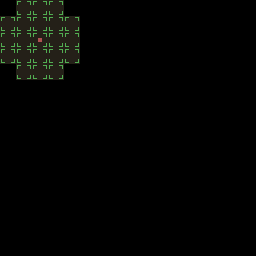

Rendered tile map (Tiled .tmx) drawn with the repository's tilesets; below, a short description and the map source with its tile grids summarised:
An orthogonal 16x16 tile map with 16x16 px tiles, 5 tile layers (input_dirt, input_dirt, output_dirt, regions_input, ...), 2 tilesets.

<map version="1.5" tiledversion="1.7.2" orientation="orthogonal" renderorder="right-down" width="16" height="16" tilewidth="16" tileheight="16" infinite="0" nextlayerid="7" nextobjectid="1">
 <tileset firstgid="1" name="Village5" tilewidth="16" tileheight="16" tilecount="704" columns="32">
  <image source="../../../assets/Tile/Village5.png" width="512" height="352" />
  <wangsets>
   <wangset name="Dirt2" type="mixed" tile="-1">
    <wangcolor name="" color="#ff0000" tile="-1" probability="1" />
    <wangtile tileid="200" wangid="0,0,1,1,1,0,0,0" />
    <wangtile tileid="202" wangid="0,0,1,1,1,1,1,0" />
    <wangtile tileid="203" wangid="0,0,0,0,1,1,1,0" />
    <wangtile tileid="232" wangid="1,1,0,0,0,0,0,0" />
    <wangtile tileid="234" wangid="1,1,0,0,0,0,0,1" />
    <wangtile tileid="235" wangid="1,0,0,0,0,0,0,1" />
    <wangtile tileid="264" wangid="1,1,1,1,1,0,0,0" />
    <wangtile tileid="266" wangid="1,1,1,1,1,1,1,1" />
    <wangtile tileid="267" wangid="1,0,0,0,1,1,1,1" />
    <wangtile tileid="296" wangid="1,1,1,0,0,0,0,0" />
    <wangtile tileid="298" wangid="1,1,1,0,0,0,1,1" />
    <wangtile tileid="299" wangid="1,0,0,0,0,0,1,1" />
   </wangset>
   <wangset name="Dirt3" type="mixed" tile="-1">
    <wangcolor name="" color="#ff0000" tile="-1" probability="1" />
    <wangcolor name="" color="#00ff00" tile="-1" probability="1" />
    <wangcolor name="" color="#0000ff" tile="-1" probability="1" />
    <wangtile tileid="200" wangid="0,0,3,3,3,0,0,0" />
    <wangtile tileid="201" wangid="0,0,3,3,3,3,3,0" />
    <wangtile tileid="203" wangid="0,0,0,0,3,3,3,0" />
    <wangtile tileid="232" wangid="3,3,1,1,1,0,0,0" />
    <wangtile tileid="233" wangid="3,3,1,1,1,1,1,3" />
    <wangtile tileid="235" wangid="3,0,0,0,1,1,1,3" />
    <wangtile tileid="264" wangid="1,1,2,2,2,0,0,0" />
    <wangtile tileid="265" wangid="1,1,2,2,2,2,2,1" />
    <wangtile tileid="267" wangid="1,0,0,0,2,2,2,1" />
    <wangtile tileid="296" wangid="2,2,2,0,0,0,0,0" />
    <wangtile tileid="297" wangid="2,2,2,0,0,0,2,2" />
    <wangtile tileid="299" wangid="2,0,0,0,0,0,2,2" />
   </wangset>
   <wangset name="Dirt4" type="mixed" tile="-1">
    <wangcolor name="" color="#ff0000" tile="-1" probability="1" />
    <wangtile tileid="205" wangid="0,0,1,1,1,0,0,0" />
    <wangtile tileid="206" wangid="0,0,1,1,1,1,1,0" />
    <wangtile tileid="207" wangid="0,0,1,1,1,1,1,0" />
    <wangtile tileid="208" wangid="0,0,0,0,1,1,1,0" />
    <wangtile tileid="237" wangid="1,1,1,1,1,0,0,0" />
    <wangtile tileid="238" wangid="1,1,1,1,1,1,1,1" />
    <wangtile tileid="239" wangid="1,1,1,1,1,1,1,1" />
    <wangtile tileid="240" wangid="1,0,0,0,1,1,1,1" />
    <wangtile tileid="269" wangid="1,1,1,1,1,0,0,0" />
    <wangtile tileid="270" wangid="1,1,1,1,1,1,1,1" />
    <wangtile tileid="271" wangid="1,1,1,1,1,1,1,1" />
    <wangtile tileid="272" wangid="1,0,0,0,1,1,1,1" />
    <wangtile tileid="296" wangid="1,1,1,0,0,0,0,0" />
    <wangtile tileid="297" wangid="1,1,1,0,0,0,1,1" />
    <wangtile tileid="298" wangid="1,1,1,0,0,0,1,1" />
    <wangtile tileid="299" wangid="1,0,0,0,0,0,1,1" />
   </wangset>
   <wangset name="dirttop" type="corner" tile="-1">
    <wangcolor name="" color="#ff0000" tile="-1" probability="1" />
    <wangcolor name="" color="#00ff00" tile="-1" probability="1" />
    <wangcolor name="" color="#0000ff" tile="-1" probability="1" />
    <wangtile tileid="205" wangid="0,0,1,1,1,0,0,0" />
    <wangtile tileid="206" wangid="0,0,1,1,1,1,1,0" />
    <wangtile tileid="207" wangid="0,0,1,1,1,1,1,0" />
    <wangtile tileid="208" wangid="0,0,0,0,1,1,1,0" />
    <wangtile tileid="237" wangid="1,0,1,1,1,0,0,0" />
    <wangtile tileid="238" wangid="1,0,1,1,1,1,1,0" />
    <wangtile tileid="239" wangid="1,1,1,1,1,1,1,1" />
    <wangtile tileid="240" wangid="1,0,0,0,1,1,1,1" />
    <wangtile tileid="269" wangid="1,1,1,0,0,0,0,0" />
    <wangtile tileid="270" wangid="1,1,1,0,0,0,1,1" />
    <wangtile tileid="271" wangid="1,1,1,0,0,0,1,1" />
    <wangtile tileid="272" wangid="1,0,0,0,0,0,1,1" />
   </wangset>
   <wangset name="Unnamed Set" type="corner" tile="238">
    <wangcolor name="" color="#ff0000" tile="-1" probability="1" />
    <wangtile tileid="205" wangid="0,0,0,1,0,0,0,0" />
    <wangtile tileid="206" wangid="0,0,0,1,0,1,0,0" />
    <wangtile tileid="207" wangid="0,0,0,1,0,1,0,0" />
    <wangtile tileid="208" wangid="0,0,0,0,0,1,0,0" />
    <wangtile tileid="237" wangid="0,1,0,0,0,0,0,0" />
    <wangtile tileid="238" wangid="0,1,0,0,0,0,0,1" />
    <wangtile tileid="239" wangid="0,1,0,0,0,0,0,1" />
    <wangtile tileid="240" wangid="0,0,0,0,0,0,0,1" />
   </wangset>
  </wangsets>
 </tileset>
 <tileset firstgid="705" source="../../../assets/Tile/Dirt1.tsx" />
 <layer id="2" name="input_dirt" width="16" height="16">
  <properties>
   <property name="StrictEmpty" type="bool" value="true" />
  </properties>
  <data>[256 cells, 21 non-empty, 1 distinct tile ids]</data>
 </layer>
 <layer id="6" name="input_dirt" width="16" height="16">
  <properties>
   <property name="StrictEmpty" type="bool" value="true" />
  </properties>
  <data>[256 cells, 21 non-empty, 1 distinct tile ids]</data>
 </layer>
 <layer id="3" name="output_dirt" width="16" height="16">
  <data>[256 cells, 1 non-empty, 1 distinct tile ids]</data>
 </layer>
 <layer id="4" name="regions_input" width="16" height="16">
  <data>[256 cells, 21 non-empty, 1 distinct tile ids]</data>
 </layer>
 <layer id="1" name="regions_output" width="16" height="16">
  <data>[256 cells, 1 non-empty, 1 distinct tile ids]</data>
 </layer>
</map>
